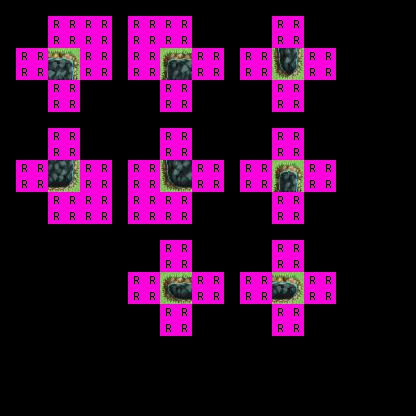

A level layout from a 2D game, rendered from its tile map. Below: a short description, then the map file with its tile-grid data intact:
An orthogonal 26x26 tile map with 16x16 px tiles, 2 tile layers (regions, output_under1 ground), 2 hidden layers not drawn, 2 tilesets.

<map version="1.0" orientation="orthogonal" renderorder="right-down" width="26" height="26" tilewidth="16" tileheight="16" nextobjectid="10">
 <properties>
  <property name="NoOverlappingRules" value="true" />
 </properties>
 <tileset firstgid="1" name="ruleset" tilewidth="16" tileheight="16" tilecount="60" columns="10">
  <image source="../tilesets/ruleset.png" width="160" height="96" />
 </tileset>
 <tileset firstgid="61" source="../tilesets/outside_a1.tsx" />
 <layer name="regions" width="26" height="26">
  <data encoding="csv">
0,0,0,0,0,0,0,0,0,0,0,0,0,0,0,0,0,0,0,0,0,0,0,0,0,0,
0,0,0,1,1,1,1,0,1,1,1,1,0,0,0,0,0,1,1,0,0,0,0,0,0,0,
0,0,0,1,1,1,1,0,1,1,1,1,0,0,0,0,0,1,1,0,0,0,0,0,0,0,
0,1,1,1,1,1,1,0,1,1,1,1,1,1,0,1,1,1,1,1,1,0,0,0,0,0,
0,1,1,1,1,1,1,0,1,1,1,1,1,1,0,1,1,1,1,1,1,0,0,0,0,0,
0,0,0,1,1,0,0,0,0,0,1,1,0,0,0,0,0,1,1,0,0,0,0,0,0,0,
0,0,0,1,1,0,0,0,0,0,1,1,0,0,0,0,0,1,1,0,0,0,0,0,0,0,
0,0,0,0,0,0,0,0,0,0,0,0,0,0,0,0,0,0,0,0,0,0,0,0,0,0,
0,0,0,1,1,0,0,0,0,0,1,1,0,0,0,0,0,1,1,0,0,0,0,0,0,0,
0,0,0,1,1,0,0,0,0,0,1,1,0,0,0,0,0,1,1,0,0,0,0,0,0,0,
0,1,1,1,1,1,1,0,1,1,1,1,1,1,0,1,1,1,1,1,1,0,0,0,0,0,
0,1,1,1,1,1,1,0,1,1,1,1,1,1,0,1,1,1,1,1,1,0,0,0,0,0,
0,0,0,1,1,1,1,0,1,1,1,1,0,0,0,0,0,1,1,0,0,0,0,0,0,0,
0,0,0,1,1,1,1,0,1,1,1,1,0,0,0,0,0,1,1,0,0,0,0,0,0,0,
0,0,0,0,0,0,0,0,0,0,0,0,0,0,0,0,0,0,0,0,0,0,0,0,0,0,
0,0,0,0,0,0,0,0,0,0,1,1,0,0,0,0,0,1,1,0,0,0,0,0,0,0,
0,0,0,0,0,0,0,0,0,0,1,1,0,0,0,0,0,1,1,0,0,0,0,0,0,0,
0,0,0,0,0,0,0,0,1,1,1,1,1,1,0,1,1,1,1,1,1,0,0,0,0,0,
0,0,0,0,0,0,0,0,1,1,1,1,1,1,0,1,1,1,1,1,1,0,0,0,0,0,
0,0,0,0,0,0,0,0,0,0,1,1,0,0,0,0,0,1,1,0,0,0,0,0,0,0,
0,0,0,0,0,0,0,0,0,0,1,1,0,0,0,0,0,1,1,0,0,0,0,0,0,0,
0,0,0,0,0,0,0,0,0,0,0,0,0,0,0,0,0,0,0,0,0,0,0,0,0,0,
0,0,0,0,0,0,0,0,0,0,0,0,0,0,0,0,0,0,0,0,0,0,0,0,0,0,
0,0,0,0,0,0,0,0,0,0,0,0,0,0,0,0,0,0,0,0,0,0,0,0,0,0,
0,0,0,0,0,0,0,0,0,0,0,0,0,0,0,0,0,0,0,0,0,0,0,0,0,0,
0,0,0,0,0,0,0,0,0,0,0,0,0,0,0,0,0,0,0,0,0,0,0,0,0,0
</data>
 </layer>
 <layer name="input_set" width="26" height="26" visible="0">
  <data encoding="csv">
0,0,0,0,0,0,0,0,0,0,0,0,0,0,0,0,0,0,0,0,0,0,0,0,0,0,
0,0,0,0,0,0,0,0,0,0,0,0,0,0,0,0,0,33,33,0,0,0,0,0,0,0,
0,0,0,0,0,0,0,0,0,0,0,0,0,0,0,0,0,33,33,0,0,0,0,0,0,0,
0,33,33,33,33,0,0,0,0,0,33,33,33,33,0,0,0,33,33,0,0,0,0,0,0,0,
0,33,33,33,33,0,0,0,0,0,33,33,33,33,0,0,0,33,33,0,0,0,0,0,0,0,
0,0,0,33,33,0,0,0,0,0,33,33,0,0,0,0,0,0,0,0,0,0,0,0,0,0,
0,0,0,33,33,0,0,0,0,0,33,33,0,0,0,0,0,0,0,0,0,0,0,0,0,0,
0,0,0,0,0,0,0,0,0,0,0,0,0,0,0,0,0,0,0,0,0,0,0,0,0,0,
0,0,0,33,33,0,0,0,0,0,33,33,0,0,0,0,0,0,0,0,0,0,0,0,0,0,
0,0,0,33,33,0,0,0,0,0,33,33,0,0,0,0,0,0,0,0,0,0,0,0,0,0,
0,33,33,33,33,0,0,0,0,0,33,33,33,33,0,0,0,33,33,0,0,0,0,0,0,0,
0,33,33,33,33,0,0,0,0,0,33,33,33,33,0,0,0,33,33,0,0,0,0,0,0,0,
0,0,0,0,0,0,0,0,0,0,0,0,0,0,0,0,0,33,33,0,0,0,0,0,0,0,
0,0,0,0,0,0,0,0,0,0,0,0,0,0,0,0,0,33,33,0,0,0,0,0,0,0,
0,0,0,0,0,0,0,0,0,0,0,0,0,0,0,0,0,0,0,0,0,0,0,0,0,0,
0,0,0,0,0,0,0,0,0,0,0,0,0,0,0,0,0,0,0,0,0,0,0,0,0,0,
0,0,0,0,0,0,0,0,0,0,0,0,0,0,0,0,0,0,0,0,0,0,0,0,0,0,
0,0,0,0,0,0,0,0,0,0,33,33,33,33,0,33,33,33,33,0,0,0,0,0,0,0,
0,0,0,0,0,0,0,0,0,0,33,33,33,33,0,33,33,33,33,0,0,0,0,0,0,0,
0,0,0,0,0,0,0,0,0,0,0,0,0,0,0,0,0,0,0,0,0,0,0,0,0,0,
0,0,0,0,0,0,0,0,0,0,0,0,0,0,0,0,0,0,0,0,0,0,0,0,0,0,
0,0,0,0,0,0,0,0,0,0,0,0,0,0,0,0,0,0,0,0,0,0,0,0,0,0,
0,0,0,0,0,0,0,0,0,0,0,0,0,0,0,0,0,0,0,0,0,0,0,0,0,0,
0,0,0,0,0,0,0,0,0,0,0,0,0,0,0,0,0,0,0,0,0,0,0,0,0,0,
0,0,0,0,0,0,0,0,0,0,0,0,0,0,0,0,0,0,0,0,0,0,0,0,0,0,
0,0,0,0,0,0,0,0,0,0,0,0,0,0,0,0,0,0,0,0,0,0,0,0,0,0
</data>
 </layer>
 <layer name="inputnot_set" width="26" height="26" visible="0">
  <data encoding="csv">
0,0,0,0,0,0,0,0,0,0,0,0,0,0,0,0,0,0,0,0,0,0,0,0,0,0,
0,0,0,33,33,33,33,0,33,33,33,33,0,0,0,0,0,0,0,0,0,0,0,0,0,0,
0,0,0,33,33,33,33,0,33,33,33,33,0,0,0,0,0,0,0,0,0,0,0,0,0,0,
0,0,0,0,0,33,33,0,33,33,0,0,0,0,0,33,33,0,0,33,33,0,0,0,0,0,
0,0,0,0,0,33,33,0,33,33,0,0,0,0,0,33,33,0,0,33,33,0,0,0,0,0,
0,0,0,0,0,0,0,0,0,0,0,0,0,0,0,0,0,33,33,0,0,0,0,0,0,0,
0,0,0,0,0,0,0,0,0,0,0,0,0,0,0,0,0,33,33,0,0,0,0,0,0,0,
0,0,0,0,0,0,0,0,0,0,0,0,0,0,0,0,0,0,0,0,0,0,0,0,0,0,
0,0,0,0,0,0,0,0,0,0,0,0,0,0,0,0,0,33,33,0,0,0,0,0,0,0,
0,0,0,0,0,0,0,0,0,0,0,0,0,0,0,0,0,33,33,0,0,0,0,0,0,0,
0,0,0,0,0,33,33,0,33,33,0,0,0,0,0,33,33,0,0,33,33,0,0,0,0,0,
0,0,0,0,0,33,33,0,33,33,0,0,0,0,0,33,33,0,0,33,33,0,0,0,0,0,
0,0,0,33,33,33,33,0,33,33,33,33,0,0,0,0,0,0,0,0,0,0,0,0,0,0,
0,0,0,33,33,33,33,0,33,33,33,33,0,0,0,0,0,0,0,0,0,0,0,0,0,0,
0,0,0,0,0,0,0,0,0,0,0,0,0,0,0,0,0,0,0,0,0,0,0,0,0,0,
0,0,0,0,0,0,0,0,0,0,33,33,0,0,0,0,0,33,33,0,0,0,0,0,0,0,
0,0,0,0,0,0,0,0,0,0,33,33,0,0,0,0,0,33,33,0,0,0,0,0,0,0,
0,0,0,0,0,0,0,0,33,33,0,0,0,0,0,0,0,0,0,33,33,0,0,0,0,0,
0,0,0,0,0,0,0,0,33,33,0,0,0,0,0,0,0,0,0,33,33,0,0,0,0,0,
0,0,0,0,0,0,0,0,0,0,33,33,0,0,0,0,0,33,33,0,0,0,0,0,0,0,
0,0,0,0,0,0,0,0,0,0,33,33,0,0,0,0,0,33,33,0,0,0,0,0,0,0,
0,0,0,0,0,0,0,0,0,0,0,0,0,0,0,0,0,0,0,0,0,0,0,0,0,0,
0,0,0,0,0,0,0,0,0,0,0,0,0,0,0,0,0,0,0,0,0,0,0,0,0,0,
0,0,0,0,0,0,0,0,0,0,0,0,0,0,0,0,0,0,0,0,0,0,0,0,0,0,
0,0,0,0,0,0,0,0,0,0,0,0,0,0,0,0,0,0,0,0,0,0,0,0,0,0,
0,0,0,0,0,0,0,0,0,0,0,0,0,0,0,0,0,0,0,0,0,0,0,0,0,0
</data>
 </layer>
 <layer name="output_under1 ground" width="26" height="26">
  <data encoding="csv">
0,0,0,0,0,0,0,0,0,0,0,0,0,0,0,0,0,0,0,0,0,0,0,0,0,0,
0,0,0,0,0,0,0,0,0,0,0,0,0,0,0,0,0,0,0,0,0,0,0,0,0,0,
0,0,0,0,0,0,0,0,0,0,0,0,0,0,0,0,0,0,0,0,0,0,0,0,0,0,
0,0,0,127,128,0,0,0,0,0,125,126,0,0,0,0,0,189,192,0,0,0,0,0,0,0,
0,0,0,159,160,0,0,0,0,0,157,158,0,0,0,0,0,221,224,0,0,0,0,0,0,0,
0,0,0,0,0,0,0,0,0,0,0,0,0,0,0,0,0,0,0,0,0,0,0,0,0,0,
0,0,0,0,0,0,0,0,0,0,0,0,0,0,0,0,0,0,0,0,0,0,0,0,0,0,
0,0,0,0,0,0,0,0,0,0,0,0,0,0,0,0,0,0,0,0,0,0,0,0,0,0,
0,0,0,0,0,0,0,0,0,0,0,0,0,0,0,0,0,0,0,0,0,0,0,0,0,0,
0,0,0,0,0,0,0,0,0,0,0,0,0,0,0,0,0,0,0,0,0,0,0,0,0,0,
0,0,0,191,192,0,0,0,0,0,189,190,0,0,0,0,0,125,128,0,0,0,0,0,0,0,
0,0,0,223,224,0,0,0,0,0,221,222,0,0,0,0,0,157,160,0,0,0,0,0,0,0,
0,0,0,0,0,0,0,0,0,0,0,0,0,0,0,0,0,0,0,0,0,0,0,0,0,0,
0,0,0,0,0,0,0,0,0,0,0,0,0,0,0,0,0,0,0,0,0,0,0,0,0,0,
0,0,0,0,0,0,0,0,0,0,0,0,0,0,0,0,0,0,0,0,0,0,0,0,0,0,
0,0,0,0,0,0,0,0,0,0,0,0,0,0,0,0,0,0,0,0,0,0,0,0,0,0,
0,0,0,0,0,0,0,0,0,0,0,0,0,0,0,0,0,0,0,0,0,0,0,0,0,0,
0,0,0,0,0,0,0,0,0,0,125,126,0,0,0,0,0,127,128,0,0,0,0,0,0,0,
0,0,0,0,0,0,0,0,0,0,221,222,0,0,0,0,0,223,224,0,0,0,0,0,0,0,
0,0,0,0,0,0,0,0,0,0,0,0,0,0,0,0,0,0,0,0,0,0,0,0,0,0,
0,0,0,0,0,0,0,0,0,0,0,0,0,0,0,0,0,0,0,0,0,0,0,0,0,0,
0,0,0,0,0,0,0,0,0,0,0,0,0,0,0,0,0,0,0,0,0,0,0,0,0,0,
0,0,0,0,0,0,0,0,0,0,0,0,0,0,0,0,0,0,0,0,0,0,0,0,0,0,
0,0,0,0,0,0,0,0,0,0,0,0,0,0,0,0,0,0,0,0,0,0,0,0,0,0,
0,0,0,0,0,0,0,0,0,0,0,0,0,0,0,0,0,0,0,0,0,0,0,0,0,0,
0,0,0,0,0,0,0,0,0,0,0,0,0,0,0,0,0,0,0,0,0,0,0,0,0,0
</data>
 </layer>
</map>
